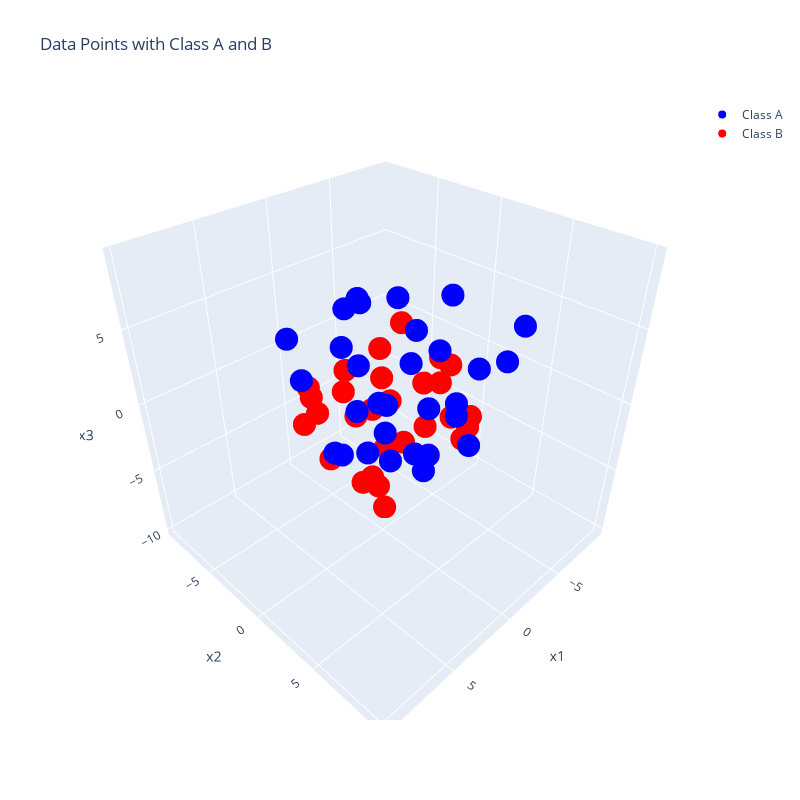

Write notebook code for a chart like this one.
### Code cell
fig = go.Figure(data=go.Scatter3d(
    x=class_A[:30,0],
    y=class_A[:30,1],
    z=class_A[:30,2],
    name='Class A',
    mode='markers',
    marker=dict(
        color = 'blue'
    )
))
fig.add_trace(go.Scatter3d(
    x=class_B[:30,0],
    y=class_B[:30,1],
    z=class_B[:30,2],
    name='Class B',
    mode='markers',
    marker=dict(
        color = 'red'
    )
))

fig.update_layout(height=800, width=800,
                  title='Data Points with Class A and B',
                  scene = dict(xaxis=dict(title='x1'),
                               yaxis=dict(title='x2'),
                               zaxis=dict(title='x3')
                               )
)

fig.show()

### Figure 1 — Plotly figure (JSON) as saved in the notebook; plotly's stock layout.template omitted (floating-point values rounded to 4 significant figures)
{"data": [{"marker": {"color": "blue"}, "mode": "markers", "name": "Class A", "type": "scatter3d", "x": [6.425, 1.277, 4.553, 0.5208, 2.112, 9.388, 4.241, 6.444, 4.423, 6.544, 2.794, 1.503, 0.4234, 2.917, 4.837, 6.689, 9.789, 1.307, 2.427, 2.985, 4.689, 2.638, 7.15, 6.106, 4.289, 4.378, 2.273, 2.819, 7.719, 1.95], "y": [0.7362, 7.496, 6.671, 9.516, 3.186, 8.033, 3.14, 3.63, 4.185, 9.12, 7.778, 1.819, 5.202, 7.832, 7.8, 0.1627, 7.033, 3.407, 8.613, 0.2214, 7.755, 0.8203, 7.359, 6.663, 6.525, 2.916, 9.972, 6.59, 5.326, 0.1064], "z": [4.693, 1.495, 9.146, 8.889, 8.601, 7.962, 0.2266, 1.613, 4.037, 3.896, 4.243, 1.298, 8.854, 5.058, 5.712, 6.935, 5.536, 4.625, 7.098, 7.231, 2.939, 3.935, 5.347, 2.786, 2.098, 9.05, 7.999, 7.362, 9.053, 7.406]}, {"marker": {"color": "red"}, "mode": "markers", "name": "Class B", "type": "scatter3d", "x": [-9.321, -1.666, -8.002, -2.104, -1.066, -4.66, -5.249, -5.172, -2.611, -1.316, -9.378, -1.063, -4.318, -8.52, -8.749, -3.026, -3.837, -8.474, -1.416, -7.092, -4.771, -0.7163, -7.014, -1.185, -6.632, -0.08778, -6.709, -1.853, -7.956, -4.759], "y": [-0.5296, -9.119, -3.627, -5.904, -7.519, -8.555, -5.571, -4.934, -3.686, -3.836, -0.9986, -6.329, -3.648, -0.53, -6.892, -1.108, -3.968, -0.06641, -8.543, -1.696, -1.05, -2.64, -8.215, -1.039, -1.221, -7.827, -0.4862, -2.31, -1.19, -0.3973], "z": [-6.156, -4.153, -7.979, -3.167, -5.244, -3.783, -0.9577, -9.056, -9.646, -3.732, -6.823, -8.628, -3.887, -7.741, -0.8322, -5.352, -1.954, -6.409, -4.572, -0.8122, -1.451, -8.362, -8.223, -9.892, -2.368, -5.859, -0.6861, -9.189, -5.859, -7.017]}], "layout": {"height": 800, "scene": {"xaxis": {"title": {"text": "x1"}}, "yaxis": {"title": {"text": "x2"}}, "zaxis": {"title": {"text": "x3"}}}, "title": {"text": "Data Points with Class A and B"}, "width": 800}}
